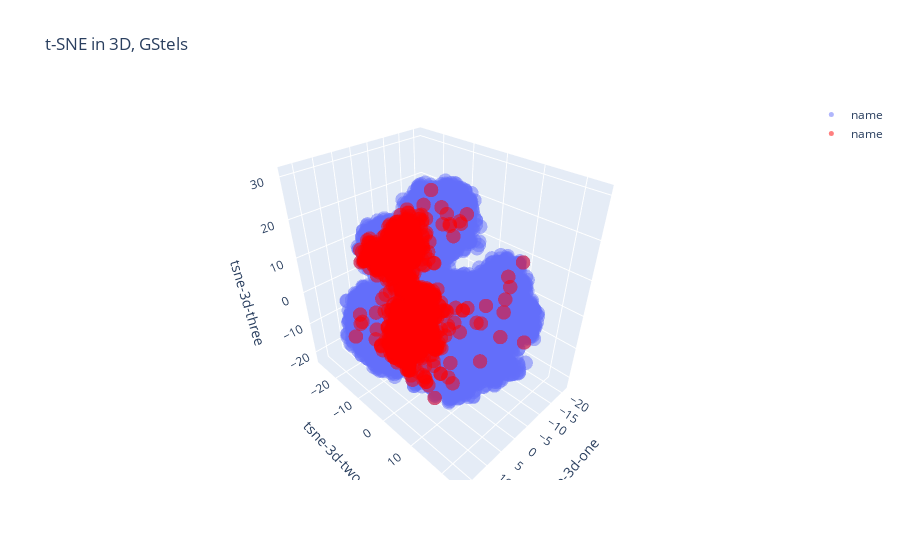

Notebook cell for this chart:
### Code cell
fig = go.Figure()
fig.add_trace(go.Scatter3d(
    x=df_gstels_norm_sample['tsne-3d-one'], 
    y=df_gstels_norm_sample['tsne-3d-two'], 
    z=df_gstels_norm_sample['tsne-3d-three'], 
    mode='markers',
    name='name',
    marker=dict(
        size=5,
        opacity=0.5
    )
))
fig.add_trace(go.Scatter3d(
    x=df_gstels_norm_sample_beta['tsne-3d-one'], 
    y=df_gstels_norm_sample_beta['tsne-3d-two'], 
    z=df_gstels_norm_sample_beta['tsne-3d-three'], 
    mode='markers',
    name='name',
    marker=dict(
        size=5,
        opacity=0.5,
        color='red'
    )
))

# Create layout
layout = go.Layout(
    title='t-SNE in 3D, GStels',
    scene=dict(
        xaxis=dict(title='tsne-3d-one'),
        yaxis=dict(title='tsne-3d-two'),
        zaxis=dict(title='tsne-3d-three')
    )
)

# Combine traces and layout into a figure
fig.update_layout(layout)

### Figure 1 — Plotly figure (JSON) as saved in the notebook; plotly's stock layout.template omitted (floating-point values rounded to 4 significant figures; data arrays with more than 128 entries replaced by an {"elided": "..."} marker saying what was removed)
{"data": [{"marker": {"opacity": 0.5, "size": 5}, "mode": "markers", "name": "name", "type": "scatter3d", "x": {"elided": "10000 float values"}, "y": {"elided": "10000 float values"}, "z": {"elided": "10000 float values"}}, {"marker": {"color": "red", "opacity": 0.5, "size": 5}, "mode": "markers", "name": "name", "type": "scatter3d", "x": {"elided": "1239 float values"}, "y": {"elided": "1239 float values"}, "z": {"elided": "1239 float values"}}], "layout": {"scene": {"xaxis": {"title": {"text": "tsne-3d-one"}}, "yaxis": {"title": {"text": "tsne-3d-two"}}, "zaxis": {"title": {"text": "tsne-3d-three"}}}, "title": {"text": "t-SNE in 3D, GStels"}}}
